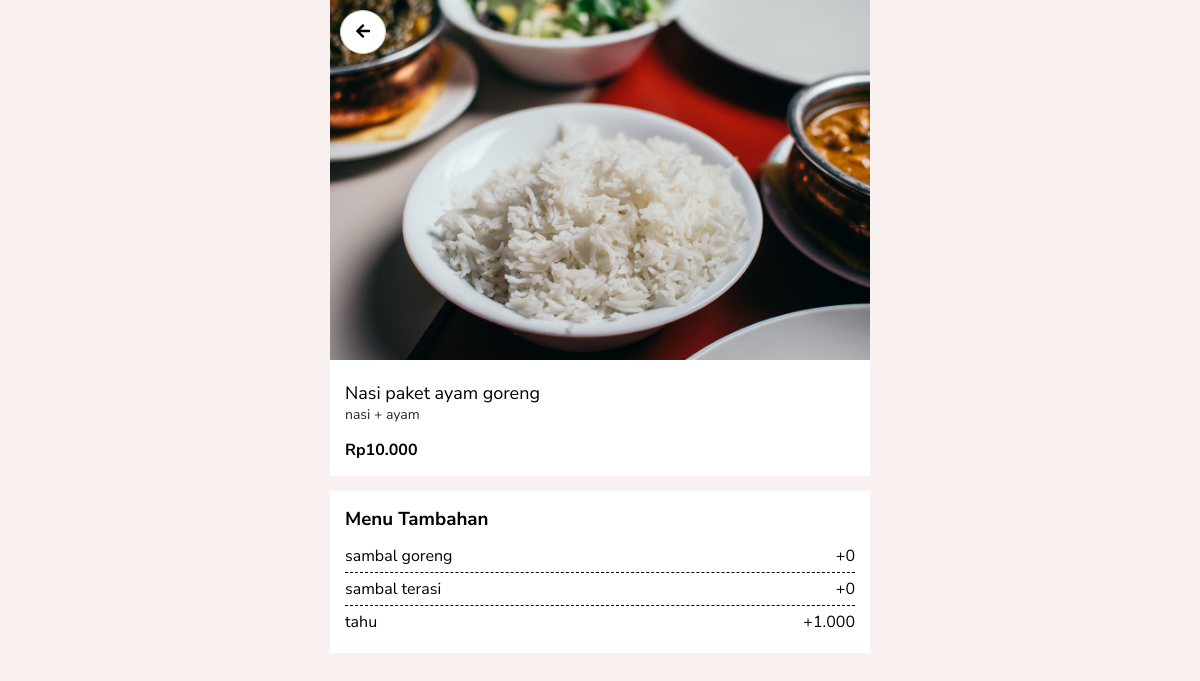
Screenshot of /detail.php?id=6 with the database file from the repository.
### tables this page shows
CREATE TABLE `produk` (
  `idproduk` int(11) NOT NULL,
  `namaproduk` varchar(100) NOT NULL,
  `hargaproduk` int(11) NOT NULL,
  `deskripsi` varchar(255) NOT NULL,
  `foto` varchar(50) NOT NULL,
  `kategori` enum('Makanan','Minuman') NOT NULL,
  `createdat` timestamp NOT NULL DEFAULT current_timestamp()
);

CREATE TABLE `extra_menu` (
  `idproduk` int(11) NOT NULL,
  `nama` varchar(50) NOT NULL,
  `harga` int(11) NOT NULL
);

### detail.php (the view, shortened to what this page needs)
<?php
	include 'database.php';
	$query_select = 'select * from produk where idproduk = "'.$_GET['id'].'"';
	$run_query_select = mysqli_query($conn, $query_select);
	$d = mysqli_fetch_object($run_query_select);
?>
<!DOCTYPE html>
<html>
<head>
	<link rel="stylesheet" href="https://cdnjs.cloudflare.com/ajax/libs/font-awesome/5.9.0/css/all.min.css" />
</head>
<body>
	<div class="container">
		<div class="card-menu">
			<a href="index.php" class="btn-back"><i class="fa fa-arrow-left"></i></a>
			<img src="uploads/products/<?= $d->foto ?>">
			<div class="card-body">
				<div class="menu-name"><?= $d->namaproduk ?></div>
				<div class="menu-description"><?= $d->deskripsi ?></div>
				<div class="menu-price">Rp<?= number_format($d->hargaproduk, 0, ',', '.') ?></div>
			</div>
		</div>
		<div class="extra-menu">
			<h3>Menu Tambahan</h3>
			<ul>
				<?php
				$query_select_extra_menu = 'select * from extra_menu where idproduk = "'.$_GET['id'].'"';
				$run_query_select_extra_menu = mysqli_query($conn, $query_select_extra_menu);
				while($row = mysqli_fetch_array($run_query_select_extra_menu)){
				?>
				<li><span><?= $row['nama'] ?></span> <span>+<?= number_format($row['harga'], 0, ',', '.') ?></span></li>
				<?php } ?>
			</ul>
		</div>
	</div>
</body>
</html>

### detail.php (style rules this page uses)
* { padding:0; margin:0; }
body { font-family: 'Nunito Sans', sans-serif; background-color: #F9F1F0; }
a { color: inherit; text-decoration: none; }
.container { width: 540px; margin-left: auto; margin-right: auto; }
.card-menu { background-color: #fff; position: relative; margin-bottom: 15px; }
.card-menu .btn-back { border:1px solid #ccc; padding: 10px 15px; display: inline-block; border-radius: 50%; background-color: #fff; position: absolute; top: 10px; left: 10px; }
.card-menu img { width: 100%; }
.card-body { padding: 15px; }
.card-body .menu-name { font-size: 18px; }
.card-body .menu-description { font-size: 14px; color: #282828; margin-bottom:15px; }
.card-body .menu-price { font-weight: bold; }
.extra-menu { background-color: #fff; padding: 15px; margin-bottom: 25px; }
.extra-menu h3 { margin-bottom: 8px; }
.extra-menu ul { list-style: none; }
.extra-menu ul li { padding: 5px 0; display: flex; justify-content: space-between; }
.extra-menu ul li:not(:last-child) { border-bottom: 1px dashed; }

### rows the page displays
produk: foto (picture), namaproduk "Nasi paket ayam goreng", deskripsi "nasi + ayam", hargaproduk "10.000"
extra_menu: nama "sambal goreng", harga "0"
extra_menu: nama "sambal terasi", harga "0"
extra_menu: nama "tahu", harga "1.000"
